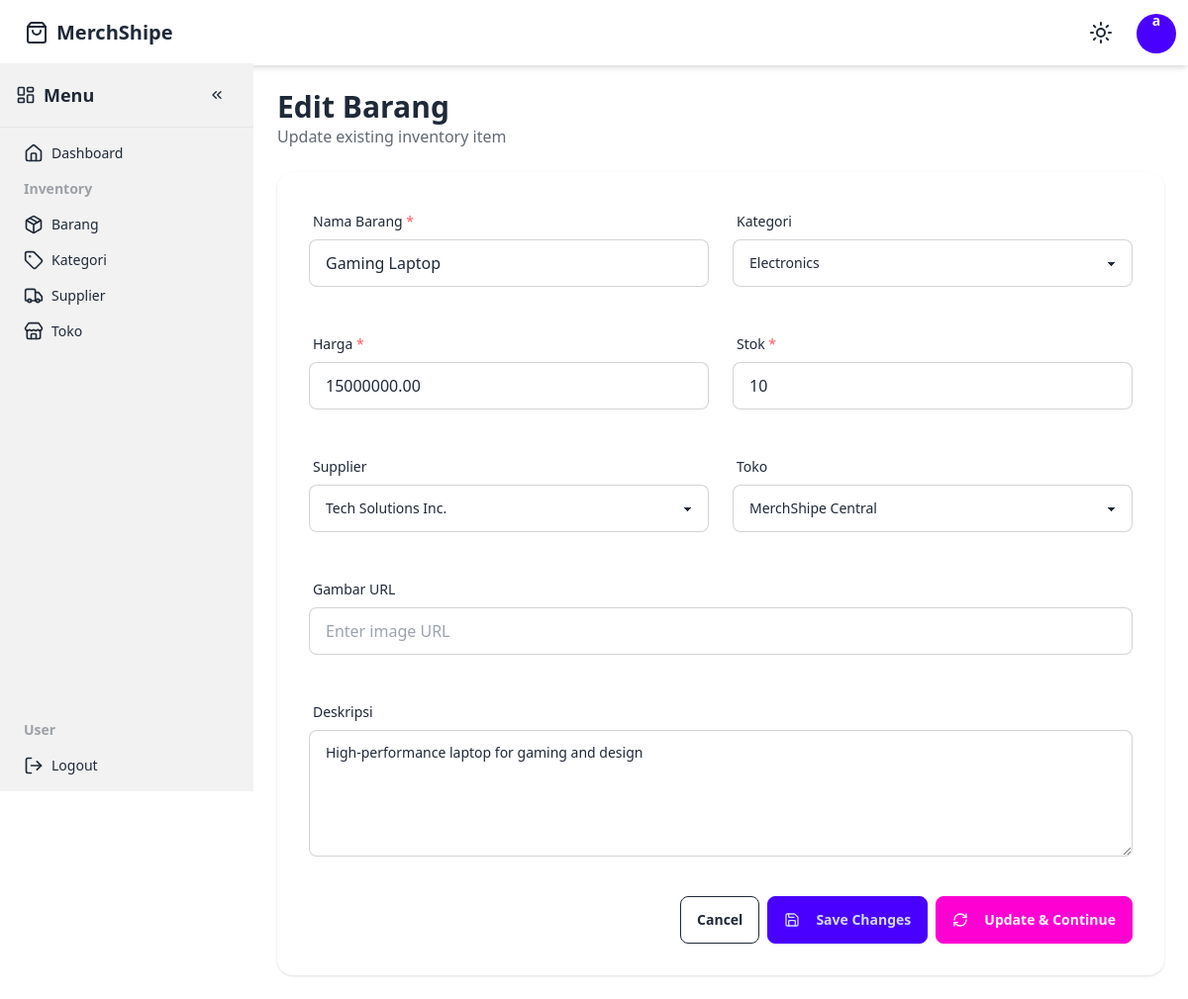
Screenshot of /barang/edit.php?id=1 (signed in) with the database file from the repository.
### tables this page shows
CREATE TABLE users (
    id INT AUTO_INCREMENT PRIMARY KEY,
    username VARCHAR(50) NOT NULL UNIQUE,
    email VARCHAR(100) NOT NULL UNIQUE,
    password VARCHAR(255) NOT NULL,
    role ENUM('admin', 'user') DEFAULT 'user',
    created_at TIMESTAMP DEFAULT CURRENT_TIMESTAMP,
    updated_at TIMESTAMP DEFAULT CURRENT_TIMESTAMP ON UPDATE CURRENT_TIMESTAMP
);

CREATE TABLE barang (
    id INT AUTO_INCREMENT PRIMARY KEY,
    nama_barang VARCHAR(100) NOT NULL,
    deskripsi TEXT,
    harga DECIMAL(10, 2) NOT NULL,
    stok INT NOT NULL DEFAULT 0,
    kategori_id INT NULL,
    supplier_id INT NULL,
    toko_id INT NULL DEFAULT 1,
    gambar VARCHAR(255) NULL,
    created_at TIMESTAMP DEFAULT CURRENT_TIMESTAMP,
    updated_at TIMESTAMP DEFAULT CURRENT_TIMESTAMP ON UPDATE CURRENT_TIMESTAMP,
    FOREIGN KEY (kategori_id) REFERENCES kategori(id) ON DELETE SET NULL,
    FOREIGN KEY (supplier_id) REFERENCES supplier(id) ON DELETE SET NULL,
    FOREIGN KEY (toko_id) REFERENCES toko(id) ON DELETE SET NULL
);

CREATE TABLE kategori (
    id INT AUTO_INCREMENT PRIMARY KEY,
    nama_kategori VARCHAR(50) NOT NULL,
    deskripsi TEXT,
    created_at TIMESTAMP DEFAULT CURRENT_TIMESTAMP,
    updated_at TIMESTAMP DEFAULT CURRENT_TIMESTAMP ON UPDATE CURRENT_TIMESTAMP
);

CREATE TABLE supplier (
    id INT AUTO_INCREMENT PRIMARY KEY,
    nama_supplier VARCHAR(100) NOT NULL,
    alamat TEXT,
    telepon VARCHAR(20),
    email VARCHAR(100),
    created_at TIMESTAMP DEFAULT CURRENT_TIMESTAMP,
    updated_at TIMESTAMP DEFAULT CURRENT_TIMESTAMP ON UPDATE CURRENT_TIMESTAMP
);

CREATE TABLE toko (
    id INT AUTO_INCREMENT PRIMARY KEY,
    nama_toko VARCHAR(100) NOT NULL,
    alamat TEXT,
    telepon VARCHAR(20),
    email VARCHAR(100),
    created_at TIMESTAMP DEFAULT CURRENT_TIMESTAMP,
    updated_at TIMESTAMP DEFAULT CURRENT_TIMESTAMP ON UPDATE CURRENT_TIMESTAMP
);

### config/database.php (called while the page is built, shortened)
<?php
function getDBConnection() {
    try {
        $pdo = new PDO(
            "mysql:host=" . DB_HOST . ";dbname=" . DB_NAME . ";charset=utf8mb4",
            DB_USER,
            DB_PASS,
            [
                PDO::ATTR_ERRMODE => PDO::ERRMODE_EXCEPTION,
                PDO::ATTR_DEFAULT_FETCH_MODE => PDO::FETCH_ASSOC,
                PDO::ATTR_EMULATE_PREPARES => false,
            ]
        );
        return $pdo;
    } catch (PDOException $e) {
        die("Connection failed: " . $e->getMessage());
    }
}
function e($string) {
    return htmlspecialchars($string, ENT_QUOTES, 'UTF-8');
}
function isLoggedIn() {
    return isset($_SESSION['user_id']) && !empty($_SESSION['user_id']);
}
function getCurrentUser() {
    if (isLoggedIn()) {
        $pdo = getDBConnection();
        $stmt = $pdo->prepare("SELECT id, username, email, role FROM users WHERE id = ?");
        $stmt->execute([$_SESSION['user_id']]);
        return $stmt->fetch();
    }
    return null;
}
function getAllCategories() {
    $pdo = getDBConnection();
    $stmt = $pdo->query("SELECT * FROM kategori ORDER BY nama_kategori ASC");
    return $stmt->fetchAll();
}
function getAllSuppliers() {
    $pdo = getDBConnection();
    $stmt = $pdo->query("SELECT * FROM supplier ORDER BY nama_supplier ASC");
    return $stmt->fetchAll();
}
function getAllToko() {
    $pdo = getDBConnection();
    $stmt = $pdo->query("SELECT * FROM toko ORDER BY nama_toko ASC");
    return $stmt->fetchAll();
}

### barang/edit.php (the view, shortened to what this page needs)
<?php
require_once '../config/database.php';
$barangId = intval($_GET['id'] ?? 0);
$pdo = getDBConnection();
$stmt = $pdo->prepare("SELECT * FROM barang WHERE id = ?");
$stmt->execute([$barangId]);
$barang = $stmt->fetch();
$categories = getAllCategories();
$suppliers = getAllSuppliers();
$tokos = getAllToko();
include '../views/header.php';
include '../views/topnav.php';
include '../views/sidebar.php';
?>
<div class="content p-6">
    <div class="mb-6">
        <h1 class="text-3xl font-bold">Edit Barang</h1>
        <p class="text-base-content/70">Update existing inventory item</p>
    </div>
    <div class="card bg-base-100 shadow">
        <div class="card-body">
            <form method="POST" action="edit.php?id=<?php echo e($barangId); ?>" data-validate>
                <div class="grid grid-cols-1 md:grid-cols-2 gap-6">
                    <div class="form-control mb-4">
                        <label class="label" for="nama_barang">
                            <span class="label-text">Nama Barang <span class="text-error">*</span></span>
                        </label>
                        <input
                            type="text"
                            name="nama_barang"
                            id="nama_barang"
                            placeholder="Enter barang name"
                            class="input input-bordered w-full"
                            value="<?php echo e($barang['nama_barang']); ?>"
                            data-validate="required|min:1"
                        />
                    </div>
                    <div class="form-control mb-4">
                        <label class="label" for="kategori_id">
                            <span class="label-text">Kategori</span>
                        </label>
                        <select
                            name="kategori_id"
                            id="kategori_id"
                            class="select select-bordered w-full"
                        >
                            <?php foreach ($categories as $category): ?>
                                <option value="<?php echo e($category['id']); ?>" <?php echo ($barang['kategori_id'] == $category['id']) ? 'selected' : ''; ?>>
                                    <?php echo e($category['nama_kategori']); ?>
                                </option>
                            <?php endforeach; ?>
                        </select>
                    </div>
                    <div class="form-control mb-4">
                        <label class="label" for="harga">
                            <span class="label-text">Harga <span class="text-error">*</span></span>
                        </label>
                        <input
                            type="number"
                            name="harga"
                            id="harga"
                            placeholder="Enter price"
                            class="input input-bordered w-full"
                            value="<?php echo e($barang['harga']); ?>"
                            min="0"
                            step="0.01"
                            data-validate="required|numeric|min:0"
                        />
                    </div>
                    <div class="form-control mb-4">
                        <label class="label" for="stok">
                            <span class="label-text">Stok <span class="text-error">*</span></span>
                        </label>
                        <input
                            type="number"
                            name="stok"
                            id="stok"
                            placeholder="Enter stock quantity"
                            class="input input-bordered w-full"
                            value="<?php echo e($barang['stok']); ?>"
                            min="0"
                            data-validate="required|numeric|min:0"
                        />
                    </div>
                    <div class="form-control mb-4">
                        <label class="label" for="supplier_id">
                            <span class="label-text">Supplier</span>
                        </label>
                        <select
                            name="supplier_id"
                            id="supplier_id"
                            class="select select-bordered w-full"
                        >
                            <?php foreach ($suppliers as $supplier): ?>
                                <option value="<?php echo e($supplier['id']); ?>" <?php echo ($barang['supplier_id'] == $supplier['id']) ? 'selected' : ''; ?>>
                                    <?php echo e($supplier['nama_supplier']); ?>
                                </option>
                            <?php endforeach; ?>
                        </select>
                    </div>
                    <div class="form-control mb-4">
                        <label class="label" for="toko_id">
                            <span class="label-text">Toko</span>
                        </label>
                        <select
                            name="toko_id"
                            id="toko_id"
                            class="select select-bordered w-full"
                        >
                            <?php foreach ($tokos as $toko): ?>
                                <option value="<?php echo e($toko['id']); ?>" <?php echo ($barang['toko_id'] == $toko['id']) ? 'selected' : ''; ?>>
                                    <?php echo e($toko['nama_toko']); ?>
                                </option>
                            <?php endforeach; ?>
                        </select>
                    </div>
                    <div class="form-control mb-4 md:col-span-2">
                        <label class="label" for="gambar">
                            <span class="label-text">Gambar URL</span>
                        </label>
                        <input
                            type="text"
                            name="gambar"
                            id="gambar"
                            placeholder="Enter image URL"
                            class="input input-bordered w-full"
                            value="<?php echo e($barang['gambar']); ?>"
                        />
                    </div>
                    <div class="form-control mb-4 md:col-span-2">
                        <label class="label" for="deskripsi">
                            <span class="label-text">Deskripsi</span>
                        </label>
                        <textarea
                            name="deskripsi"
                            id="deskripsi"
                            placeholder="Enter barang description"
                            class="textarea textarea-bordered w-full h-32"
                        ><?php echo e($barang['deskripsi']); ?></textarea>
                    </div>
                </div>
                <div class="card-actions justify-end mt-6">
                    <a href="index.php" class="btn btn-outline">Cancel</a>
                    <button type="submit" name="submit" class="btn btn-primary">
                        <i data-lucide="save" class="w-4 h-4 mr-2"></i> Save Changes
                    </button>
                    <button type="submit" name="submit_and_continue" class="btn btn-secondary">
                        <i data-lucide="refresh-cw" class="w-4 h-4 mr-2"></i> Update & Continue
                    </button>
                </div>
            </form>
        </div>
    </div>
</div>
<?php include '../views/footer.php'; ?>

### views/topnav.php (shortened to what this page needs)
<?php
require_once '../config/database.php';
$user = getCurrentUser();
?>
<div class="navbar bg-base-100 shadow-md z-10">
    <div class="flex-1">
        <a href="../" class="btn btn-ghost text-xl flex items-center gap-2">
            <i data-lucide="shopping-bag" class="w-6 h-6"></i>
            <span>MerchShipe</span>
        </a>
    </div>
    <div class="flex-none gap-2">
        <?php if (isLoggedIn()): ?>
            <div class="dropdown dropdown-end">
                <div tabindex="0" role="button" class="btn btn-ghost btn-circle">
                    <i data-lucide="sun" class="w-6 h-6 theme-icon"></i>
                </div>
            </div>
            <div class="dropdown dropdown-end">
                <div tabindex="0" role="button" class="btn btn-ghost btn-circle avatar">
                    <div class="w-10 rounded-full bg-primary text-white flex items-center justify-center">
                        <span class="font-bold"><?php echo substr(e($user['username']), 0, 1); ?></span>
                    </div>
                </div>
            </div>
        <?php endif; ?>
    </div>
</div>

### views/header.php (style rules this page uses)
.content { margin-left: 16rem; transition: margin-left 0.4s cubic-bezier(0.4, 0, 0.2, 1); }
.content { overflow-x: hidden; }

### rows the page displays
users: username "a"
barang: nama_barang "Gaming Laptop", kategori_id "Electronics", harga "15000000.00", stok "10", supplier_id "Tech Solutions Inc.", toko_id "MerchShipe Central", deskripsi "High-performance laptop for gaming and design"
